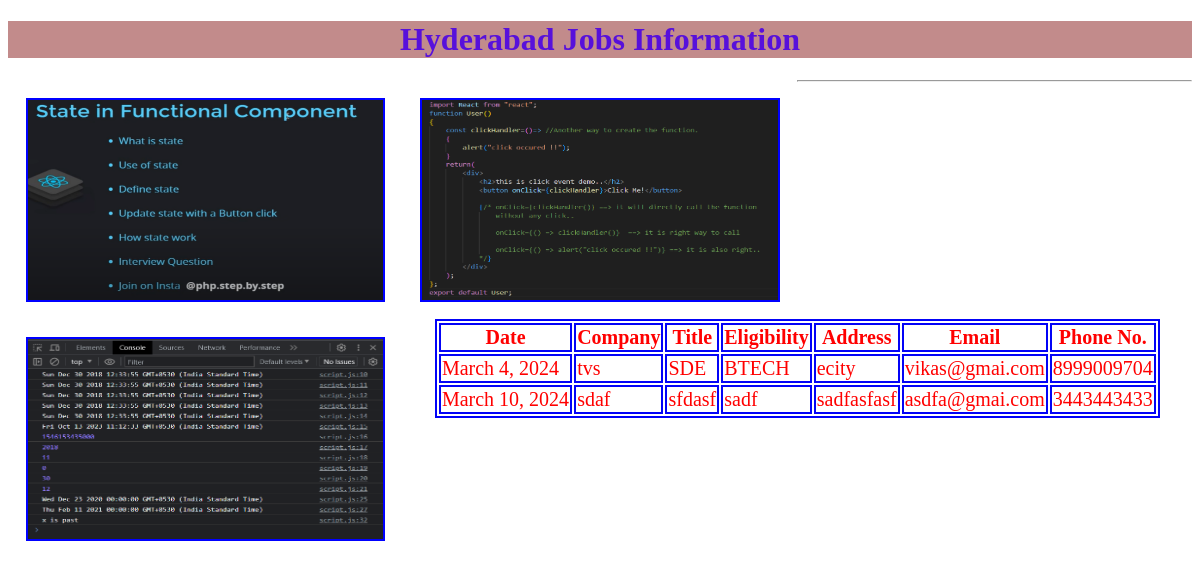
/durgajobs/hydjobs_page, run on the app's committed database.
### testapp/models.py (models this page shows)
class HydJobs(models.Model):
    date=models.DateField()
    company=models.CharField(max_length=100)
    title=models.CharField(max_length=100)
    eligibility=models.CharField(max_length=100)
    address=models.CharField(max_length=100)
    email=models.EmailField()
    phone=models.BigIntegerField()

### testapp/views.py (the view)
# urls.py: path('hydjobs_page', views.hydjobs_view ),
def hydjobs_view(request):
    jobs_list = HydJobs.objects.all()  #to get all the HydJobs present in the models.py
    my_dict = {'jobs_list':jobs_list}
    return render(request,'testapp/hydjobs.html',context=my_dict)

### templates/testapp/hydjobs.html (shortened to what this page needs)
<!DOCTYPE html>
{% load static %}
<html lang="en" >
    <head>
        <link rel="stylesheet" href="{% static "css/index123.css" %}">
    </head>
    <body>
       <h1>Hyderabad Jobs Information</h1>
       <img src={% static "images/hyd1.png" %} alt="">
       <img src={% static "images/hyd2.png" %} alt="">
       <img src={% static "images/hyd3.png" %} alt="">
       <hr>
       {% if jobs_list %}
       <table>
            <thead>
                <th>Date</th>
                <th>Company</th>
                <th>Title</th>
                <th>Eligibility</th>
                <th>Address</th>
                <th>Email</th>
                <th>Phone No.</th>
            </thead>
            {% for job in jobs_list %}
            <tr>
                <td>{{job.date}}</td>
                <td>{{job.company}}</td>
                <td>{{job.title}}</td>
                <td>{{job.eligibility}}</td>
                <td>{{job.address}}</td>
                <td>{{job.email}}</td>
                <td>{{job.phone}}</td>
            </tr>
            {% endfor %}
       </table>
       {% else %}
            <p>No jobs found in Hyderabad</p>
       {% endif %}
    </body>
</html>

### static/css/index123.css (style rules this page uses)
h1 { color: rgb(87, 16, 219); text-align: center; background: rgb(194, 139, 139); }
body { background: url(https://images.unsplash.com/photo-1521383899078-1c7c03c76b59?q=80&w=1393&auto=format&fit=crop&ixlib=rb-4.0.3&ixid=M3wxMjA3fDB8MHxwaG90by1wYWdlfHx8fGVufDB8fHx8fA%3D%3D); background-repeat: no-repeat; background-size: cover; }
img { height: 200px; width:30%; margin: 1.5% ; float: left; border: 2px solid blue; }
table,thead,th,tr,td { color: rgb(255, 0, 0); border: 2px solid rgb(3, 3, 247); font-size: 20px; margin: auto; background: white; }

### data on the page
HydJobs: date "March 4, 2024", company "tvs", title "SDE", eligibility "BTECH", address "ecity", email "vikas@gmai.com", phone "8999009704"
HydJobs: date "March 10, 2024", company "sdaf", title "sfdasf", eligibility "sadf", address "sadfasfasf", email "asdfa@gmai.com", phone "3443443433"
